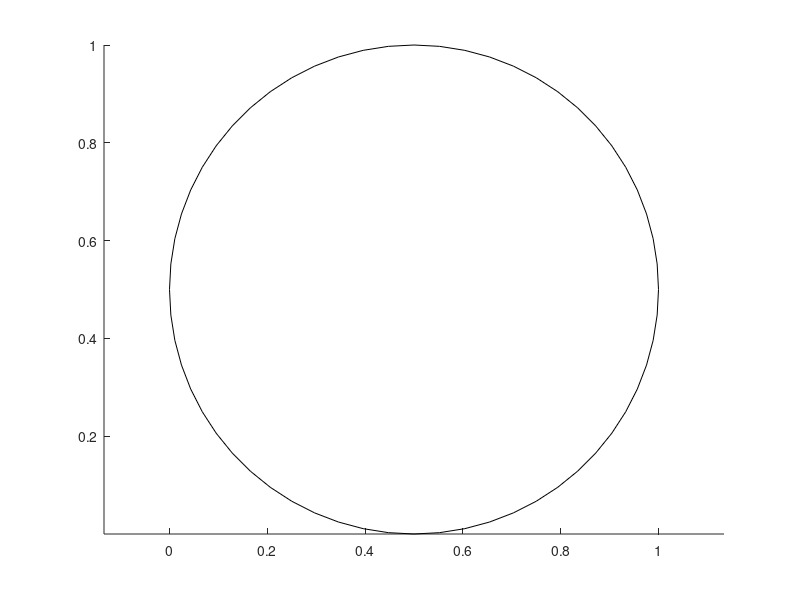

MATLAB code for this plot: (Note: this script raises an error after producing the figure.)
% plotboxpos example

h.ax(1) = axes('color', 'none');
h.ex = rectangle('position', [0 0 1 1], 'curvature', [1 1]);
axis tight equal;

pos1 = get(h.ax(1), 'position');
pos2 = plotboxpos(h.ax(1));

h.ax(2) = axes('position', [0 0 1 1]);
h.r(1) = rectangle('position', pos1);
h.r(2) = rectangle('position', pos2);
set(h.r, {'edgecolor'}, {'b';'r'});
set(h.r, 'linestyle', '--');
hold on;
h.ln = plot(NaN, NaN, '--b', NaN, NaN, '--r');
lbl = {'get(gca, ''position'')', 'plotboxpos(gca)'};
legendflex(h.ln, lbl, 'ref', h.ax(2), 'box', 'off', 'buffer', [0 0], 'nrow', 1);
set(h.ax(2), 'visible', 'off', 'xlim', [0 1], 'ylim', [0 1]);

cmd = {'rectangle(''position'', [0 0 1 1], ...', ...
       '          ''curvature'', [1 1]);', ...
       'axis tight equal;'};
axes(h.ax(1));
text(.2, .5, cmd, 'horiz', 'left', 'fontname', 'courier');

export_fig('plotboxposExample', gcf, '-png', '-nocrop');